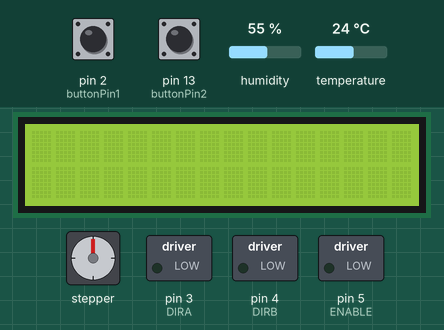
Recording of a sketch running on a simulated Arduino Mega 2560, built with avr-gcc and run on an emulated ATmega2560. On the bench: 16×2 character LCD, stepper motor, switched loads named in the sketch (green lamp = pin HIGH). The inputs (shaded band) are chosen by the test bench; at power-on: pin 13 (buttonPin2) LOW, pin 2 (buttonPin1) LOW, temperature 24 °C, humidity 55 %. The local clock reads 2024-03-15 10:24:30 at power-on unless the sketch sets it; stepper angles assume 2038 steps per turn; what the sketch prints to the serial monitor is not drawn.

Above: at 1.2 s.
1.3 s: pin 13 (buttonPin2) pulled HIGH for 0.15 s
2.0 s: pin 2 (buttonPin1) pulled HIGH for 1 s
At 2.0 s:
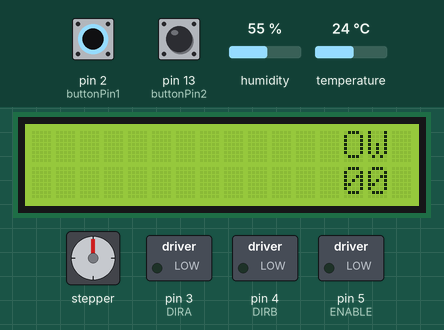
At 2.59 s:
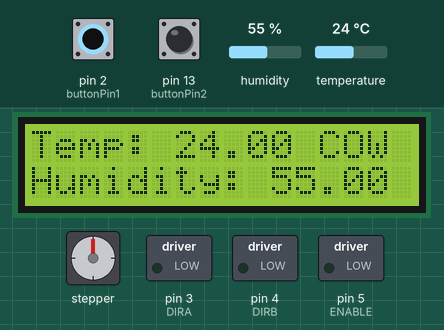
3.6 s: temperature set to 6 °C
At 4.4 s:
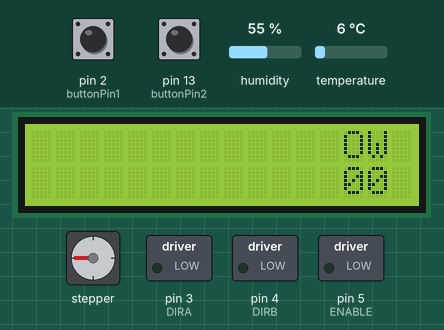
6.0 s: pin 2 (buttonPin1) pulled HIGH for 0.15 s
At 6.21 s:
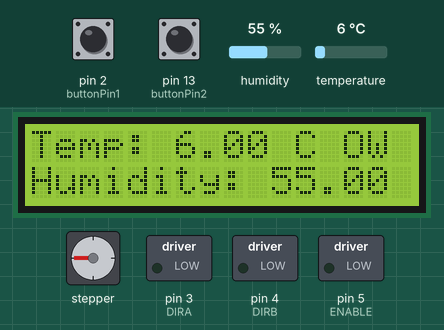
6.7 s: humidity set to 22 %
10.1 s: humidity set to 40 %
Timing chart, 0 to 13.1 s (numbered marks = the images above; inputs shaded):
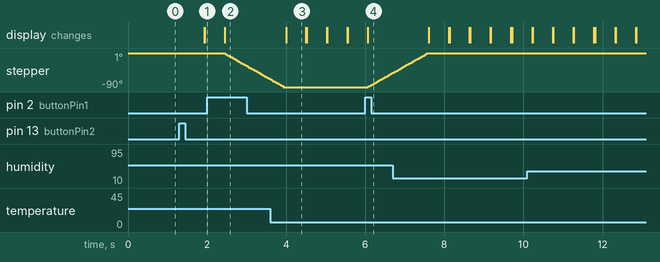

The sketch:

FInal_Project_CPE_301.ino
```cpp
//Sariah Warren
//CPE 301

#include <LiquidCrystal.h>
#include <Wire.h>
#include <DHT.h>
#include <Stepper.h>
#include <RTClib.h>

//lcd
LiquidCrystal lcd(7, 8, 9, 10, 11, 12);

//clock
RTC_DS1307 rtc = RTC_DS1307();

//vent
const int stepsPerRevolution = 2038;
Stepper myStepper(stepsPerRevolution, 23, 25, 22, 24);

//vent button 1
int buttonState = 0;
int buttonState2 = 0; // current state of the button
int lastButtonState = 0;
int lastButtonState2 = 0;// previous state of the button
bool isMovingClockwise = true; // flag to keep track of the motor direction

//led and on off button
const int buttonPin1 = 2;
const int buttonPin2 = 13;
const int greenLedPin = 29;
const int yellowLedPin = 28;
const int redLedPin = 27;
const int blueLedPin = 26;

//fan
#define ENABLE 5
#define DIRA 3
#define DIRB 4

//temp sensor
#define DHTPIN 6
#define DHTTYPE DHT11
DHT dht(DHTPIN, DHTTYPE);

//adc registers for water sensor
volatile uint8_t* myADCSRA = (volatile uint8_t*) &ADCSRA;
volatile uint8_t* myADCSRB = (volatile uint8_t*) &ADCSRB;
volatile uint8_t* myADMUX  = (volatile uint8_t*) &ADMUX;
volatile uint16_t* myADCDATA = (volatile uint16_t*) &ADC;

//water sensor
int water_level_pin = A8;
int level_history = 0;

//dht11 read ready flag
bool read_dht11 = false;

//super states
bool on = false;
//substates
bool error_state = false;
bool idle_state = false;
bool running_state = false;

//buttons
bool button2 = false; //on/off button
bool button1 = false; //vent position button
volatile bool isStartButtonPressed = false;

void error_message(){
  clear_lcd();
  lcd.setCursor(0,0);
  lcd.print("WATER LEVEL LOW");
  lcd.setCursor(0,1);
  lcd.print("REFILL TANK");
}

void clear_lcd(){
  lcd.setCursor(0,0);
  lcd.print("             ");
  lcd.setCursor(0,1);
  lcd.print("             ");
}

//clear lcd values displayed
void clear_values_lcd(){
  lcd.setCursor(6,0);
  lcd.print("     ");
  lcd.setCursor(9,1);
  lcd.print("     ");
}

void adc_setup(){
  //setup A register
  //set bit 7 to 1 to enable the ADC
  *myADCSRA |= 0b10000000;
  //set bit 5 to 0 to disable the ADC trigger mode
  *myADCSRA &= 0b11011111;
  //set bit 3 to 0 to disable the ADC interrupt
  *myADCSRA &= 0b11110111;

  //setup B register
  //set bit 2 to 0 to select single-ended input mode
  *myADCSRB &= 0b11111011;
  //set bit 3 to 0 to select 10-bit resolution
  *myADCSRB &= 0b11110111;

  //setup MUX register
  //set bit 7 to 0 to select AREF as voltage reference
  *myADMUX &= 0b01111111;
  //set bit 6 to 0 to disable left adjustment
  *myADMUX &= 0b10111111;
}

unsigned int adc_read(unsigned char adc_channel){
  //clear channel selection bits
  *myADMUX &= 0b11100000;
  //clear MUX5
  *myADCSRB &= 0b11110111;
  //set selection bit
  if(adc_channel > 7){
    adc_channel -= 8;
  //set MUX 5 to 1
    *myADCSRB |= 0b00001000;
  }
  //set the channel selection bits
  *myADMUX |= adc_channel;
  //start conversion
  *myADCSRA |= 0b01000000;
  //wait for the conversion to finish
  while((*myADCSRA & 0b01000000) != 0);
  return *myADCDATA; //return the result of the conversion
}

// Define possible states
enum State {
  DISABLED,
  IDLE,
  RUNNING,
  ERROR
};

// Initialize variables
State state = DISABLED;
unsigned long lastUpdate = 0;
int currentVentPosition = 0;
int targetVentPosition = 0;
bool isFanOn = false;

void startButtonPressed() {
  isStartButtonPressed = true;
}

void setup() {
  // Initialize pins and devices using port manipulation
  DDRB &= ~_BV(buttonPin1);  // Set buttonPin1 to input (clear bit)
  DDRB &= ~_BV(buttonPin2);  // Set buttonPin2 to input (clear bit)
  DDRB |= _BV(greenLedPin);  // Set greenLedPin to output (set bit)
  DDRB |= _BV(yellowLedPin); // Set yellowLedPin to output (set bit)
  DDRB |= _BV(redLedPin);    // Set redLedPin to output (set bit)
  DDRB |= _BV(blueLedPin);   // Set blueLedPin to output (set bit)

  // Enable pull-up resistors for button pins
  PORTB |= _BV(buttonPin1);  // Enable pull-up for buttonPin1 (set bit)
  PORTB |= _BV(buttonPin2);  // Enable pull-up for buttonPin2 (set bit)

  //fan
  pinMode(ENABLE,OUTPUT);
  pinMode(DIRA,OUTPUT);
  pinMode(DIRB,OUTPUT);

  attachInterrupt(digitalPinToInterrupt(button2), startButtonPressed, FALLING);
  myStepper.setSpeed(10);
  Serial.begin(9600);
  lcd.begin(16, 2);
  dht.begin();
  adc_setup();
  rtc.begin();
}

void loop() {
  // Read input buttons
  button1 = !digitalRead(buttonPin1);
  button2 = !digitalRead(buttonPin2);

  buttonState = digitalRead(2);

  // Get current time
  DateTime now = rtc.now();

  if (buttonState != lastButtonState) {
    // If the button has just been pressed
    if (buttonState == HIGH) {
      // Toggle the motor direction
      isMovingClockwise = !isMovingClockwise;

      // Move the motor 90 degrees in the current direction
      if (isMovingClockwise) {
        myStepper.step(stepsPerRevolution/4);
      } else {
        myStepper.step(-stepsPerRevolution/4);
      }
    }
    lastButtonState = buttonState;
  }

  // Continuously monitor water level
  // Continuously monitor water level
  int waterLevel = adc_read(water_level_pin);
  float humidity = dht.readHumidity();
  float temperature = dht.readTemperature();  // Continuously monitor water level

  buttonState2 = digitalRead(13);

  switch (state) {
    case DISABLED:
      Serial.print("DISABLED: ");
      Serial.print(now.timestamp(DateTime::TIMESTAMP_FULL));
      Serial.print("\n");
      delay(100);

      // Yellow LED should be ON
      digitalWrite(yellowLedPin, HIGH);

      // No monitoring of temperature or water should be performed
      if (buttonState2 == HIGH) {
        digitalWrite(yellowLedPin, LOW);
        state = IDLE;
      }
      break;
    case IDLE:
      // Record transition time
      digitalWrite(greenLedPin, HIGH);
      Serial.print("IDLE: ");
      Serial.print(now.timestamp(DateTime::TIMESTAMP_FULL));
      Serial.print("\n");
      delay(500);

      // Display temperature and humidity on LCD screen
      lcd.setCursor(0, 0);
      lcd.print("Temp: ");
      lcd.print(temperature);
      lcd.print(" C");

      lcd.setCursor(0, 1);
      lcd.print("Humidity: ");
      lcd.print(humidity);
      lcd.print(" %");


     if (waterLevel < 100) {
        digitalWrite(greenLedPin, LOW);
        state = ERROR;
      } else {
        digitalWrite(greenLedPin, LOW);
        state = RUNNING;
      }
      break;
    case RUNNING:
      digitalWrite(blueLedPin, HIGH);
      Serial.print("RUNNING: ");
      Serial.print(now.timestamp(DateTime::TIMESTAMP_FULL));
      Serial.print("\n");
      delay(100);

      // Display temperature and humidity on LCD screen
      lcd.setCursor(0, 0);
      lcd.print("Temp: ");
      lcd.print(temperature);
      lcd.print(" C");

      lcd.setCursor(0, 1);
      lcd.print("Humidity: ");
      lcd.print(humidity);
      lcd.print(" %");

      // Turn on motor driver
        digitalWrite(ENABLE, HIGH);
        digitalWrite(DIRA, HIGH);
        digitalWrite(DIRB, LOW);


      if (waterLevel < 100) {
        digitalWrite(blueLedPin, LOW);
        state = ERROR;
      }
      break;

      case ERROR:
        digitalWrite(redLedPin, HIGH);
        error_message();
        // turn on motor driver if temperature is above 20.0
        digitalWrite(ENABLE, LOW);
        digitalWrite(DIRA, LOW);
        digitalWrite(DIRB, LOW);

          // turn off motor driver if temperature is below 20.0
          //clear lcd values displayed
          clear_lcd();
          state = IDLE;
          digitalWrite(redLedPin, LOW);
        break;
        }
}
```

Measured:
- after the input at 2.0 s, stepper: keeps turning counter-clockwise at about 62°/s, starting after 0.47 s
- after the input at 6.0 s, stepper: turns 38° clockwise in 0.61 s, starting after 0.08 s
- what the display in image 3 shows lasts 0.5 s, from 4.0 s to 4.5 s
